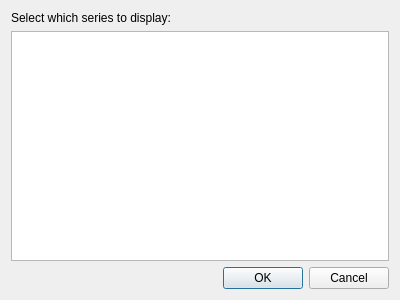
<?xml version="1.0" encoding="UTF-8"?>
<ui version="4.0">
 <class>SeriesSelectDialog</class>
 <widget class="QDialog" name="SeriesSelectDialog">
  <property name="geometry">
   <rect>
    <x>0</x>
    <y>0</y>
    <width>400</width>
    <height>300</height>
   </rect>
  </property>
  <property name="windowTitle">
   <string>Dialog</string>
  </property>
  <layout class="QVBoxLayout" name="verticalLayout_2">
   <item>
    <layout class="QVBoxLayout" name="verticalLayout">
     <item>
      <widget class="QLabel" name="label">
       <property name="text">
        <string>&lt;html&gt;&lt;head/&gt;&lt;body&gt;&lt;p&gt;Select which series to display:&lt;/p&gt;&lt;/body&gt;&lt;/html&gt;</string>
       </property>
      </widget>
     </item>
     <item>
      <widget class="QListWidget" name="listWidget"/>
     </item>
    </layout>
   </item>
   <item>
    <widget class="QDialogButtonBox" name="buttonBox">
     <property name="orientation">
      <enum>Qt::Horizontal</enum>
     </property>
     <property name="standardButtons">
      <set>QDialogButtonBox::Cancel|QDialogButtonBox::Ok</set>
     </property>
    </widget>
   </item>
  </layout>
 </widget>
 <resources/>
 <connections>
  <connection>
   <sender>buttonBox</sender>
   <signal>accepted()</signal>
   <receiver>SeriesSelectDialog</receiver>
   <slot>accept()</slot>
   <hints>
    <hint type="sourcelabel">
     <x>248</x>
     <y>254</y>
    </hint>
    <hint type="destinationlabel">
     <x>157</x>
     <y>274</y>
    </hint>
   </hints>
  </connection>
  <connection>
   <sender>buttonBox</sender>
   <signal>rejected()</signal>
   <receiver>SeriesSelectDialog</receiver>
   <slot>reject()</slot>
   <hints>
    <hint type="sourcelabel">
     <x>316</x>
     <y>260</y>
    </hint>
    <hint type="destinationlabel">
     <x>286</x>
     <y>274</y>
    </hint>
   </hints>
  </connection>
 </connections>
</ui>
